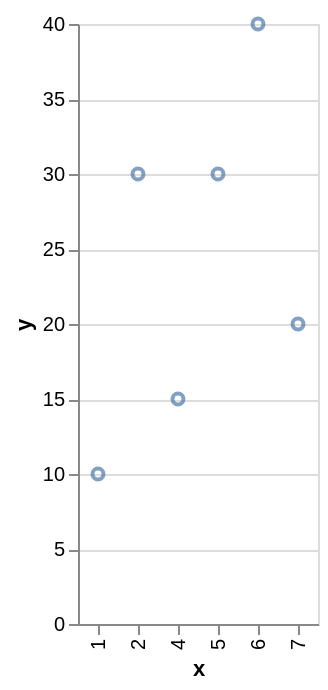

Write a Vega-Lite specification for this figure.
### Vega-Lite specification from a JSON file in a GitHub repository (floating-point values rounded to 4 significant figures)
{"$schema": "https://vega.github.io/schema/vega-lite/v5.json", "data": {"values": [{"x": -1, "y": null}, {"x": 1, "y": 10}, {"x": 2, "y": 30}, {"x": 3, "y": null}, {"x": 4, "y": 15}, {"x": 5, "y": 30}, {"x": 6, "y": 40}, {"x": 7, "y": 20}, {"x": 10, "y": null}]}, "mark": "point", "encoding": {"x": {"field": "x", "type": "ordinal"}, "y": {"field": "y", "type": "quantitative"}}}
